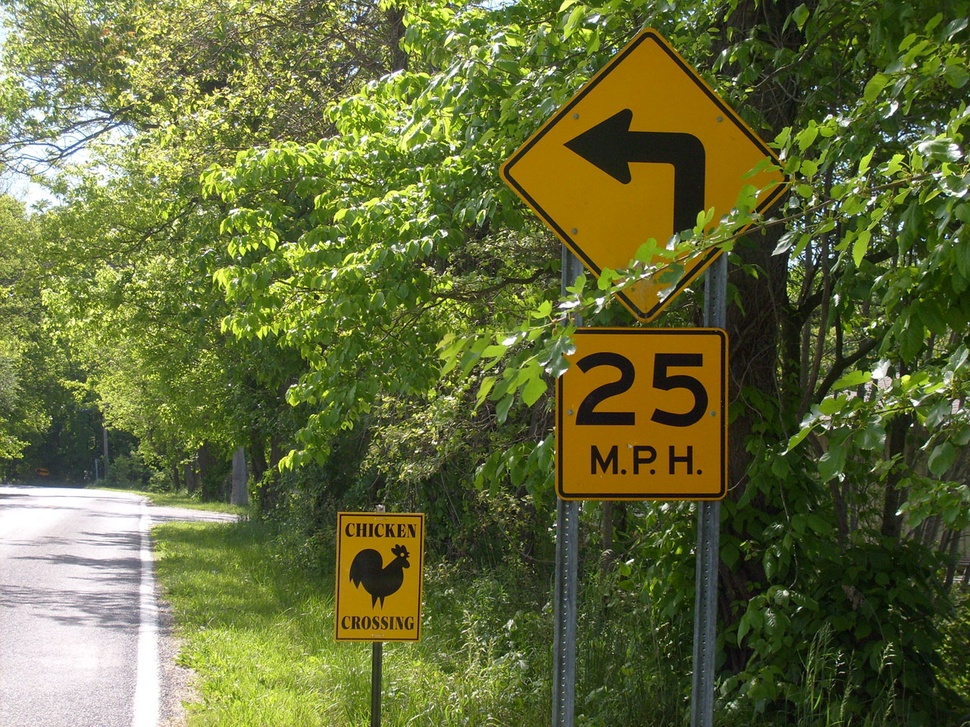
#> input picture road_signs/road_signs.jpg, 970 x 727 px, shrunk from 1280 x 960 before the run
$ python road_signsv2.py
#> lines starting #> are read from the running program, lines starting #| are printed output that depends on the picture; after the words box and inside, x2 and y2 are one past the last pixel; in counts of white or black regions, pixels touching at a corner belong together
import numpy as np
import cv2

# Se importa la imagen requerida en formato bgr
img = cv2.imread('road_signs.jpg') # bgr
#> img is the input picture: shape (727, 970, 3); mean B, G, R 56.4, 107.2, 100.3

# Se realiza un suavizado para facilitar el análisis
# img = cv2.GaussianBlur(img, (9,9), 0)
img = cv2.blur(img, (5,5))
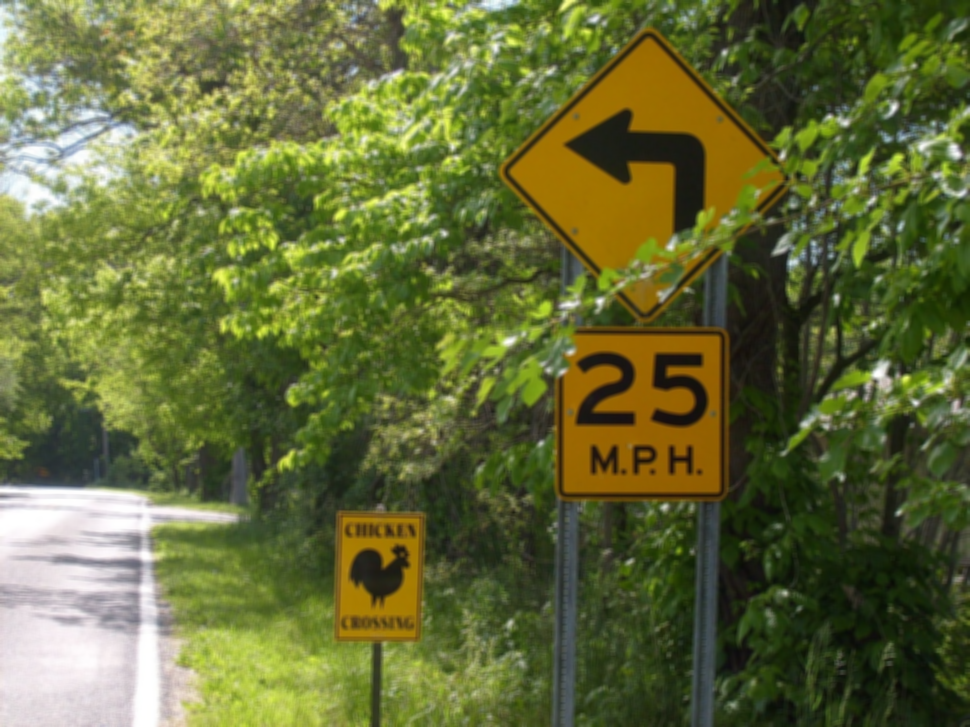
#> img: shape (727, 970, 3); mean B, G, R 56.4, 107.2, 100.3

# La imagen pasa a formato HSV para realizar una máscara y
# facilitar la diferencia del color de las señales de tránsito
hsv = cv2.cvtColor(img, cv2.COLOR_BGR2HSV)
#> hsv: shape (727, 970, 3); mean H, S, V 44, 134.1, 111.8
(row, col, ch) = img.shape
#> row = 727; col = 970; ch = 3
# Se define el rango de valores en HSV para la máscara
lower_blue = np.array([15,50,50])
upper_blue = np.array([23,255,163])

# Threshold HSV
mask = cv2.inRange(hsv,lower_blue,upper_blue)
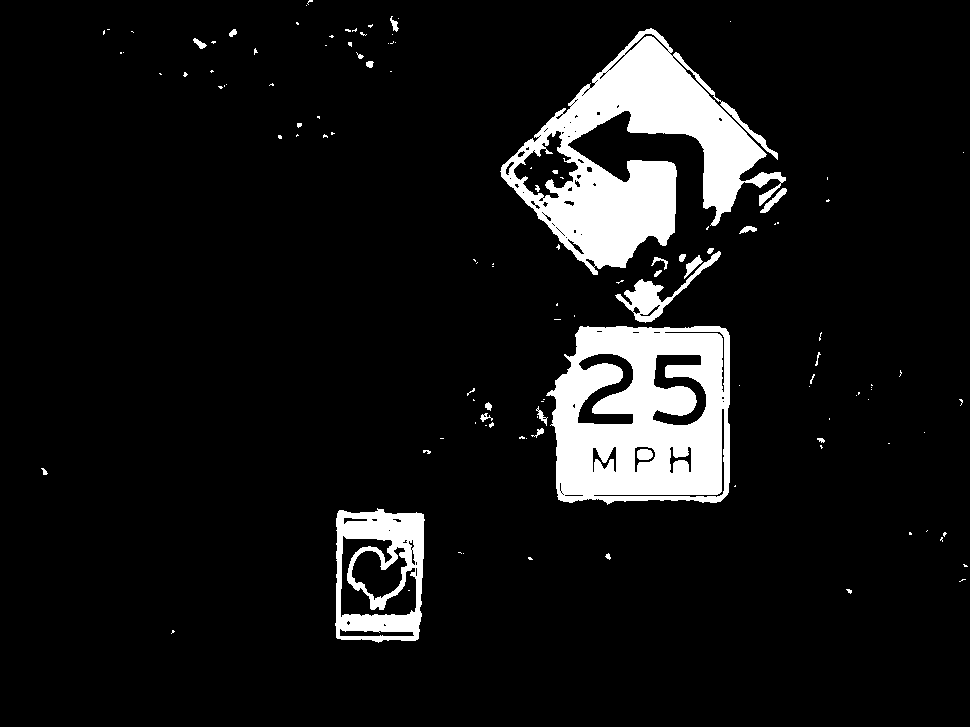
#> mask: shape (727, 970); 8.8% white; 122 white regions (93 under 20 px), largest, box (x1, y1, x2, y2) and area: (500, 28, 786, 275) 27292, (546, 326, 730, 505) 24830, (335, 508, 425, 643) 6479

# La función bitwise realiza una comparación de tipo AND de los valores entre la imágen suavizada y la máscara
# y se almacena el resultado en la variable res
res = cv2.bitwise_and(img,img, mask= mask)
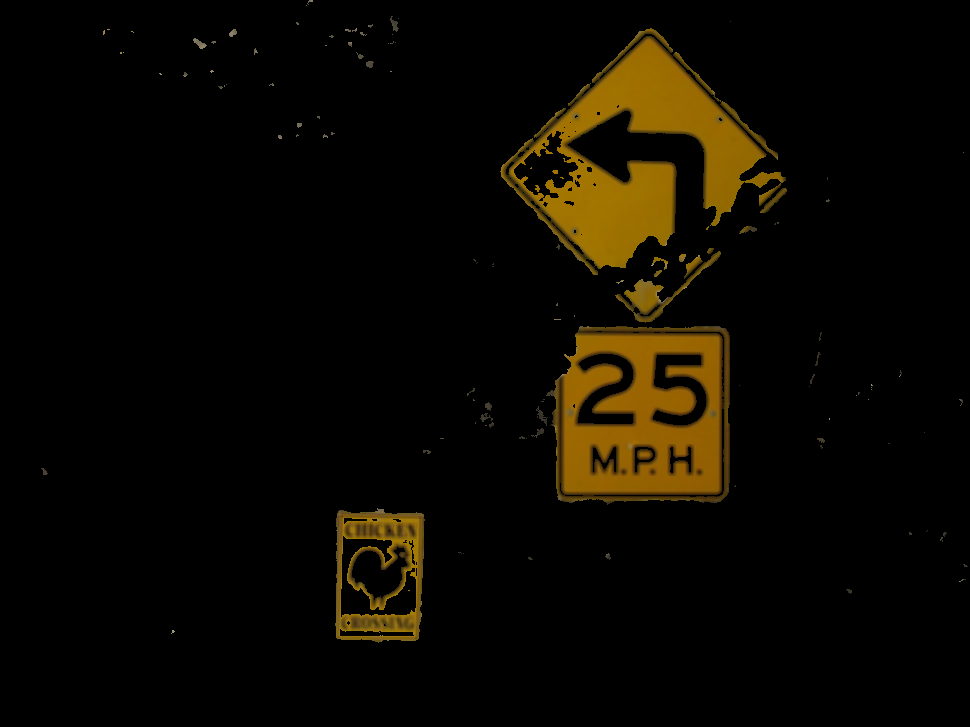
#> res: shape (727, 970, 3); mean B, G, R 0.7, 8.2, 11.7

# al final la imagen pasa a escala de grises para encontrar los contornos y poder saber dónde se encuentra la señal de tránsito
res = cv2.cvtColor(res, cv2.COLOR_BGR2GRAY)
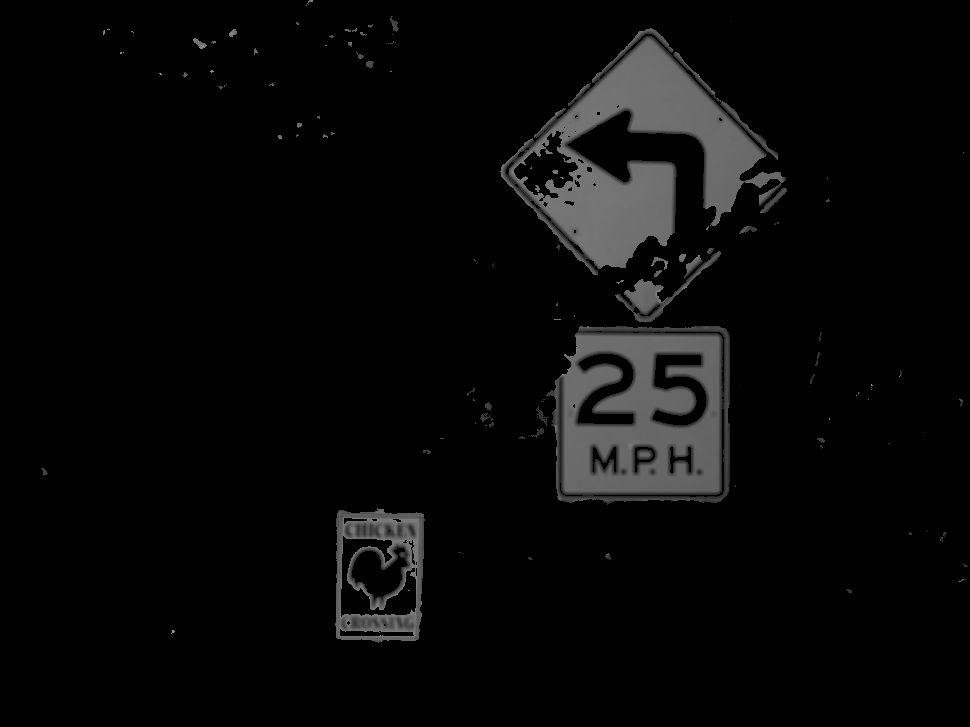
#> res: shape (727, 970); min 0, max 151, mean 8.4
canny_img = cv2.Canny(res, 50, 150)
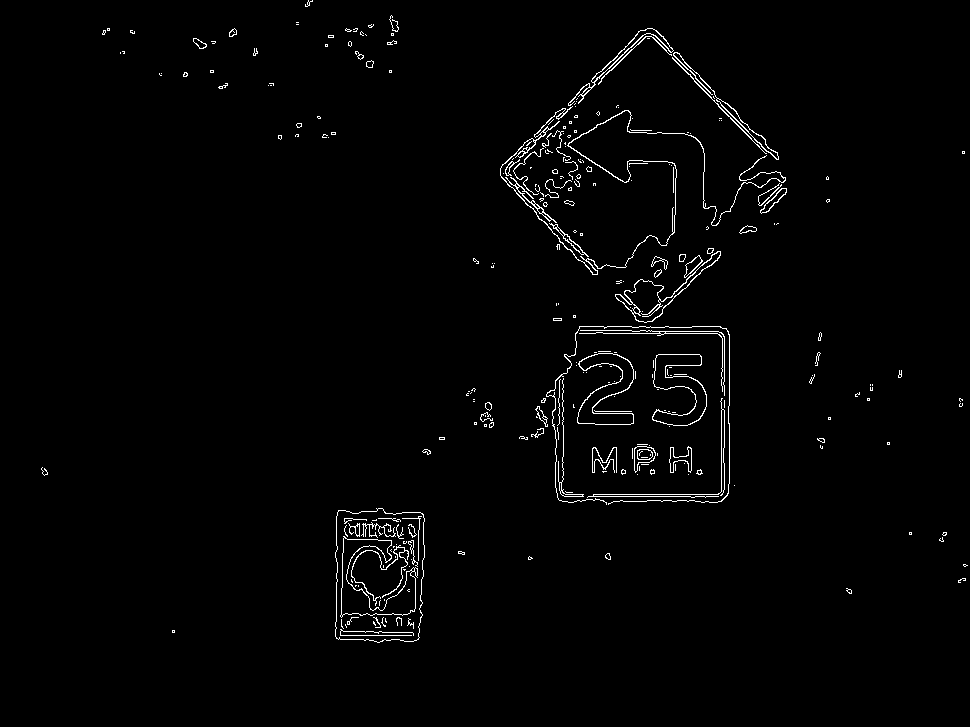
#> canny_img: shape (727, 970); 1.6% white in thin lines or dots, all inside (x1, y1, x2, y2) = (41, 0, 968, 643)
(contornos,_) = cv2.findContours(canny_img.copy(), cv2.RETR_EXTERNAL, cv2.CHAIN_APPROX_SIMPLE)
#> contornos = 239 contours, 203 with area under 20; largest, box (x1, y1, x2, y2) and area: (335, 508, 425, 643) 10967, (577, 353, 634, 425) 1906, (652, 354, 707, 426) 1894, (615, 251, 721, 323) 1594, (568, 28, 674, 106) 532
cv2.drawContours(img,contornos,-1,(0,0,255), 2)
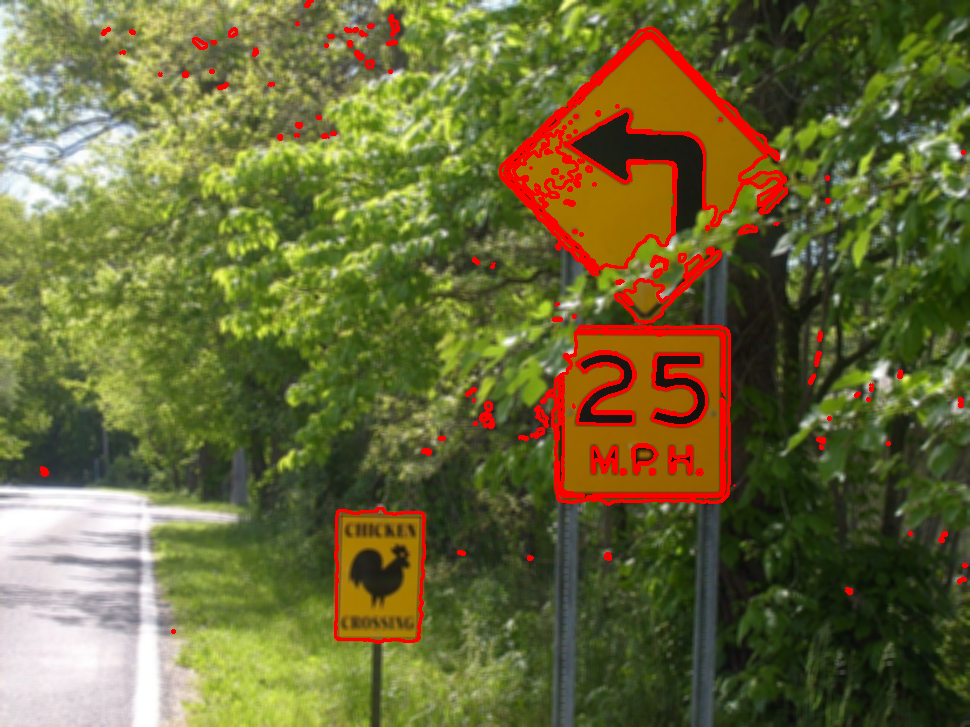
#> img: shape (727, 970, 3); 3.87% of pixels changed, all inside (x1, y1, x2, y2) = (40, 0, 969, 644)

# Las imágen obtenida se almacena en el computador con el nombre "contornos" para mejor visualización.
cv2.imshow("canny", img)
cv2.imwrite('contornos.png',img)
cv2.waitKey(0)
